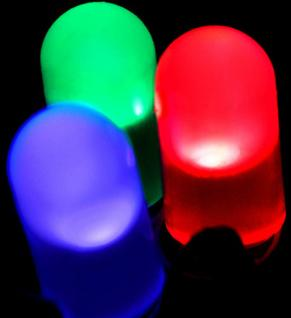
//> input picture Daten/OpenCV-05/Img05a.jpg, 291 x 318 px
$ ./_solutionPrakt5b   (built with g++ and OpenCV 4)
//> lines starting //> are read from the running program, lines starting //| are printed output that depends on the picture
#include <opencv2/opencv.hpp>
using namespace cv;
#include <stdio.h>
using namespace std;

#include <math.h>
#include <stdlib.h>

int main() {
	cv::Mat src, gray, dftOutput, dst, equalized;
	src = cv::imread("../Daten/OpenCV-05/Img05a.jpg");
//> src is the input picture: 318 rows x 291 cols, CV_8UC3; mean B, G, R 80.9, 51.2, 73.7
	if (!src.data) {
		printf("Error: Couldn't open the image file.\n");
		return 1;
	}
	// convert to grayscale
	gray = cv::Mat::zeros(src.size(), src.type());
	cvtColor(src, gray, COLOR_BGR2GRAY);
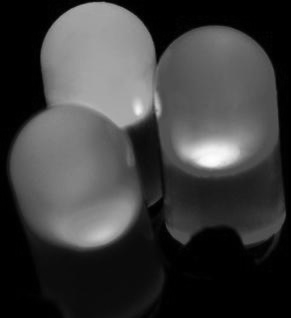
//> gray: 318 rows x 291 cols, CV_8UC1; min 0, max 255, mean 61.3

	// floating point matrix is needed
	Mat planes[] = { Mat_<float>(gray), Mat::zeros(gray.size(), CV_32F) };
//> planes[1]: 318 rows x 291 cols, CV_32FC1; every value is 0
	Mat complexI;
	merge(planes, 2, complexI);         // Add to the expanded another plane with zeros

	dft(complexI, complexI); // real und imaginaer anteil
	split(complexI, planes);                   // planes[0] = Re(DFT(I), planes[1] = Im(DFT(I))
	magnitude(planes[0], planes[1], planes[0]);// planes[0] = betrag
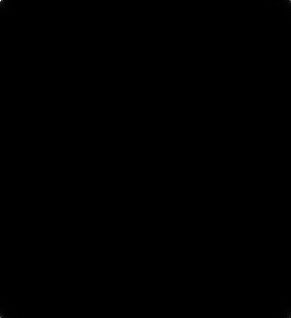
//> planes[0]: 318 rows x 291 cols, CV_32FC1; min 1.46, max 5673576, mean 1632.3; drawn with min black and max white
	Mat magI = planes[0];

	//Switch to a logarithmic scale.
	magI += Scalar::all(1);                    // switch to logarithmic scale
	log(magI, magI);

	//Crop and rearrange.
	magI = magI(Rect(0, 0, magI.cols & -2, magI.rows & -2));
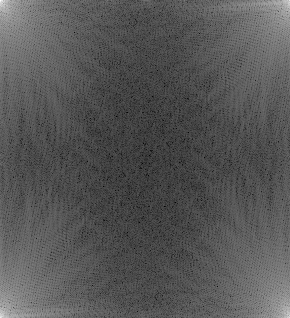
//> magI: 318 rows x 290 cols, CV_32FC1; min 0.899, max 15.55, mean 5.89; drawn with min black and max white
	int cx = magI.cols / 2;
//> cx = 145
	int cy = magI.rows / 2;
//> cy = 159

	Mat q0(magI, Rect(0, 0, cx, cy));   // Top-Left - Create a ROI per quadrant
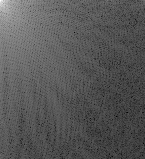
//> q0: 159 rows x 145 cols, CV_32FC1; min 0.899, max 15.55, mean 5.93; drawn with min black and max white
	Mat q1(magI, Rect(cx, 0, cx, cy));  // Top-Right
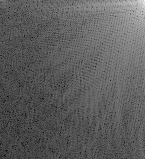
//> q1: 159 rows x 145 cols, CV_32FC1; min 1.03, max 14.21, mean 5.88; drawn with min black and max white
	Mat q2(magI, Rect(0, cy, cx, cy));  // Bottom-Left
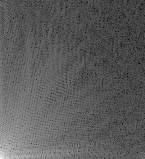
//> q2: 159 rows x 145 cols, CV_32FC1; min 1.03, max 14.58, mean 5.9; drawn with min black and max white
	Mat q3(magI, Rect(cx, cy, cx, cy)); // Bottom-Right
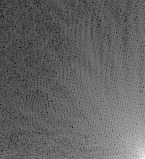
//> q3: 159 rows x 145 cols, CV_32FC1; min 0.899, max 13.58, mean 5.87; drawn with min black and max white

	// Transform the matrix with float values into a viewable image form
	//(float between values 0 and 1).
	normalize(magI, magI, 0, 1, NORM_MINMAX);
	imshow("original", gray);
	imshow("dft", magI);

	// zum beispiel nun maske anwenden, welche hoehen wegschneidet --> unschaerfe --> noise reduction
	Mat inverseTransform, invDFTcvt;
	idft(complexI, inverseTransform, DFT_SCALE | DFT_REAL_OUTPUT);
	//or do:
	//normalize(inverseTransform, inverseTransform, 0, 1, NORM_MINMAX);
	inverseTransform.convertTo(invDFTcvt, CV_8U);
	imshow("idft", invDFTcvt);

	waitKey(0);
	destroyAllWindows;
	return 0;
}
